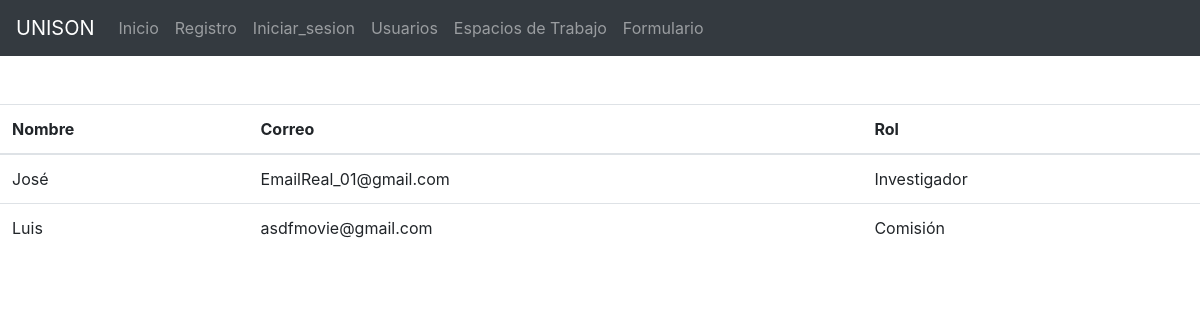
Screenshot of /usuarios/ with the database file from the repository.
### usuarios/models.py (models this page shows, shortened)
class Usuario(models.Model):
    ROLES = (
        ('Comisión', 'comision'),
        ('Investigador', 'investigador'),
        ('Estudiante investigador', 'estudiante_investigador')
    )
    nombre = models.CharField(max_length=50, null=True)
    email = models.CharField(max_length=50, null=True)
    password = models.CharField(max_length=50, null=True)
    rol = models.CharField(max_length=50, null=True, choices=ROLES)

### usuarios/views.py (the view)
# urls.py: path('usuarios/', views.usuarios_data, name='usuarios'),
def usuarios_data(request):
    users = Usuario.objects.all()
    context = {'users': users}
    return render(request, 'usuarios/usuarios_data.html', context)

### usuarios/templates/usuarios/usuarios_data.html (shortened to what this page needs)
{% extends 'usuarios/main.html' %}
{% block content %}
<table class="table table-borderless-md-center">
      <thead>
        <tr>
          <th scope="col">Nombre</th>
          <th scope="col">Correo</th>
          <th scope="col">Rol</th>
        </tr>
      </thead>
      <tbody>
        {% for user in users %}
        <tr>
            <td>{{user.nombre}}</td>
            <td>{{user.email}}</td>
            <td>{{user.rol}}</td>
        </tr>
        {% endfor %}
      </tbody>
    </table>
{% endblock %}

### static/CSS/main.css (style rules this page uses)
body { background-color: #ffffff; }

### rows the page displays
Usuario: nombre "José", email "EmailReal_01@gmail.com", rol "Investigador"
Usuario: nombre "Luis", email "asdfmovie@gmail.com", rol "Comisión"
